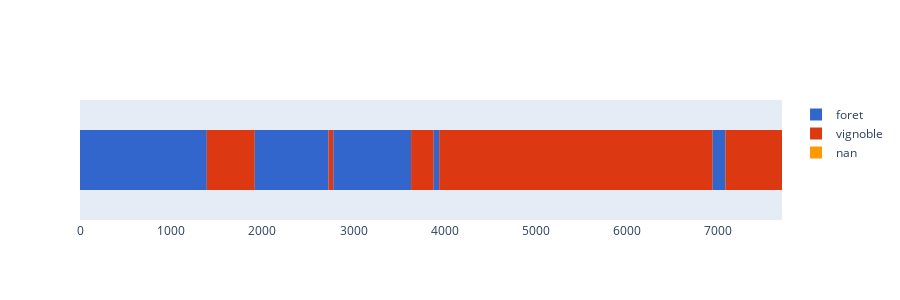

Notebook code for this chart:
### Code cell
import plotly.graph_objects as go
import plotly.express as px
import matplotlib.pyplot as plt
from matplotlib.colors import to_hex

# Auto-assign colors for categories


unique_vals = df["value"].unique()
# cmap = plt.get_cmap("tab10")
cmap = px.colors.qualitative.G10
# colors = {val: to_hex(cmap(i)) for i, val in enumerate(unique_vals)}
colors = {val: cmap[i % len(cmap)] for i, val in enumerate(unique_vals)}

fig = go.Figure()

already_legend = []

for index, sec in df.iterrows():
    leg = False
    if sec["value"] not in already_legend:
        already_legend.append(sec["value"])
        leg = True
    fig.add_trace(
        go.Bar(
            x=[sec["length"]],
            y=[0],
            orientation="h",
            marker=dict(
                color=colors[sec["value"]],
                line=dict(color="rgb(0,0,0)", width=0),
            ),
            # marker_color = ,
            name=sec["value"],
            showlegend=leg,
        )
    )

fig.update_layout(
    xaxis=dict(
        showgrid=False,
        showline=True,
        showticklabels=True,
        zeroline=False,
        # domain=[0.15, 1],
        range=[0, 7700],
    ),
    yaxis=dict(
        showgrid=False,
        showline=False,
        showticklabels=False,
        zeroline=False,
        # range=[-0.1, 0.1]
    ),
    # barmode="stack",  # makes it a stacked graph
    barmode="relative",  # makes it a stacked graph
    # paper_bgcolor="rgb(248, 248, 255)",
    # plot_bgcolor="rgb(248, 248, 255)",
    # margin=dict(l=120, r=10, t=140, b=80),
    showlegend=True,
    legend=dict(
        itemclick=False,  # Disable click interactions in the legend
        itemdoubleclick=False,  # Disable double-click interactions in the legend
    ),
    height=300,
    dragmode=False,
)

fig.update_traces(marker_line_width=0, width=0.5)

config = {
    "staticPlot": False,  # Make the plot interactive
    "displayModeBar": False,  # Hide the mode bar
    "scrollZoom": False,  # Disable zooming with the scroll wheel
    "doubleClick": False,  # Disable resetting the view on double-click
    "displaylogo": False,  # Hide the Plotly logo
}

fig.show(config=config)

### Figure 1 — Plotly figure (JSON) as saved in the notebook; plotly's stock layout.template omitted (floating-point values rounded to 4 significant figures)
{"data": [{"marker": {"color": "#3366CC", "line": {"color": "rgb(0,0,0)", "width": 0}}, "name": "foret", "orientation": "h", "showlegend": true, "type": "bar", "width": 0.5, "x": [1391.0], "y": [0]}, {"marker": {"color": "#DC3912", "line": {"color": "rgb(0,0,0)", "width": 0}}, "name": "vignoble", "orientation": "h", "showlegend": true, "type": "bar", "width": 0.5, "x": [526.0], "y": [0]}, {"marker": {"color": "#3366CC", "line": {"color": "rgb(0,0,0)", "width": 0}}, "name": "foret", "orientation": "h", "showlegend": false, "type": "bar", "width": 0.5, "x": [809.3], "y": [0]}, {"marker": {"color": "#DC3912", "line": {"color": "rgb(0,0,0)", "width": 0}}, "name": "vignoble", "orientation": "h", "showlegend": false, "type": "bar", "width": 0.5, "x": [51.94], "y": [0]}, {"marker": {"color": "#3366CC", "line": {"color": "rgb(0,0,0)", "width": 0}}, "name": "foret", "orientation": "h", "showlegend": false, "type": "bar", "width": 0.5, "x": [853.2], "y": [0]}, {"marker": {"color": "#DC3912", "line": {"color": "rgb(0,0,0)", "width": 0}}, "name": "vignoble", "orientation": "h", "showlegend": false, "type": "bar", "width": 0.5, "x": [248.6], "y": [0]}, {"marker": {"color": "#3366CC", "line": {"color": "rgb(0,0,0)", "width": 0}}, "name": "foret", "orientation": "h", "showlegend": false, "type": "bar", "width": 0.5, "x": [59.97], "y": [0]}, {"marker": {"color": "#DC3912", "line": {"color": "rgb(0,0,0)", "width": 0}}, "name": "vignoble", "orientation": "h", "showlegend": false, "type": "bar", "width": 0.5, "x": [3000.0], "y": [0]}, {"marker": {"color": "#3366CC", "line": {"color": "rgb(0,0,0)", "width": 0}}, "name": "foret", "orientation": "h", "showlegend": false, "type": "bar", "width": 0.5, "x": [139.4], "y": [0]}, {"marker": {"color": "#DC3912", "line": {"color": "rgb(0,0,0)", "width": 0}}, "name": "vignoble", "orientation": "h", "showlegend": false, "type": "bar", "width": 0.5, "x": [684.2], "y": [0]}, {"marker": {"color": "#FF9900", "line": {"color": "rgb(0,0,0)", "width": 0}}, "name": "nan", "orientation": "h", "showlegend": true, "type": "bar", "width": 0.5, "x": [0], "y": [0]}], "layout": {"barmode": "relative", "dragmode": false, "height": 300, "legend": {"itemclick": false, "itemdoubleclick": false}, "showlegend": true, "xaxis": {"range": [0, 7700], "showgrid": false, "showline": true, "showticklabels": true, "zeroline": false}, "yaxis": {"showgrid": false, "showline": false, "showticklabels": false, "zeroline": false}}}
